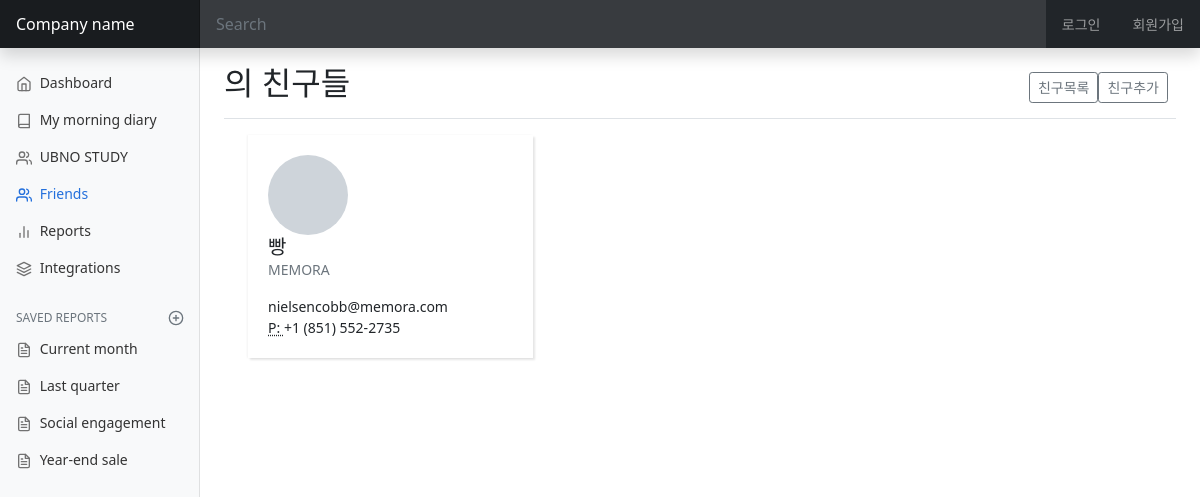
The page /friends/bbang2/ on the database as committed earlier.
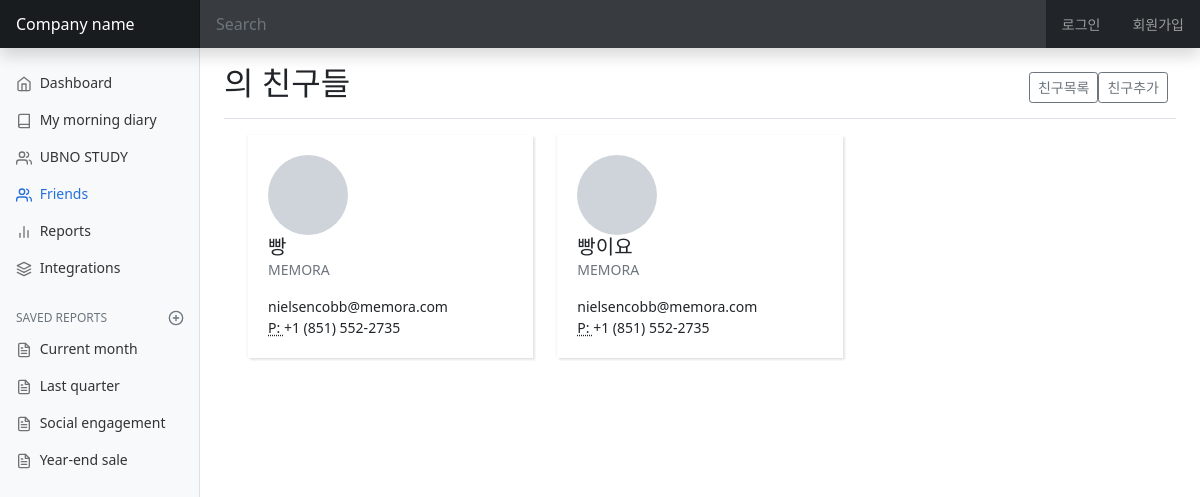
The same page on the database as committed later.
### diary/models.py (models this page shows, shortened)
class User(AbstractUser):
    nickname = models.CharField(
        max_length=15,
        unique=True,
        null=True,
        validators=[validate_no_special_characters],
        error_messages={'unique': '이미 사용중인 닉네임입니다.'},
    )
    friends = models.ManyToManyField('self', blank=True)

### diary/views.py (the view)
# urls.py: path('friends/<str:username>/', views.friends, name='friends'),
def friends(request, username):
    friend_list = User.objects.get(username = username).friends.all()
    context = {
        "friend_list": friend_list
    }
    return render(request, 'friends/friends.html', context=context)

### diary/templates/friends/friends.html
{% extends 'base.html' %}
{% load static %}
{% block css %}
<link href={% static 'friends/css/friends.css' %} rel="stylesheet">
{% endblock css %}
{% block main_area %}
<main class="col-md-9 ms-sm-auto col-lg-10 px-md-4">
	<div class="d-flex justify-content-between flex-wrap flex-md-nowrap align-items-center pt-3 pb-2 mb-3 border-bottom">
		<h1 class="h2">{{ user.username }}의 친구들</h1>
		<div class="btn-toolbar mb-2 mb-md-0">
			<div class="btn-group me-2">
				<a href="{% url 'friends' user.username %}"><button type="button" class="btn btn-sm btn-outline-secondary">친구목록</button></a>
				<a href="{% url 'add-friends' user.username %}"><button type="button" class="btn btn-sm btn-outline-secondary">친구추가</button></a>
			</div>
		</div>
	</div>
	<div class="container">
		<div class="row">
		{% for friend in friend_list %}
			<div class="col-md-6 col-xl-4">
				<div class="card">
					<div class="card-body">
						<div class="media align-items-center"><span style="background-image: url(https://bootdey.com/img/Content/avatar/avatar6.png)" class="avatar avatar-xl mr-3"></span>
							<div class="media-body overflow-hidden">
								<h5 class="card-text mb-0">{{friend.nickname}}</h5>
								<p class="card-text text-uppercase text-muted">Memora</p>
								<p class="card-text">
									nielsencobb@memora.com<br><abbr title="Phone">P:  </abbr>+1 (851) 552-2735
								</p>
							</div>
						</div><a href="#" class="tile-link"></a>
					</div>
				</div>
			</div>
		{% endfor %}
		</div>
	</div>
</main>
{% endblock main_area %}

Rows that differ between the two databases and show on the page:
now on this page (row edited): User: nickname "빵이요"
